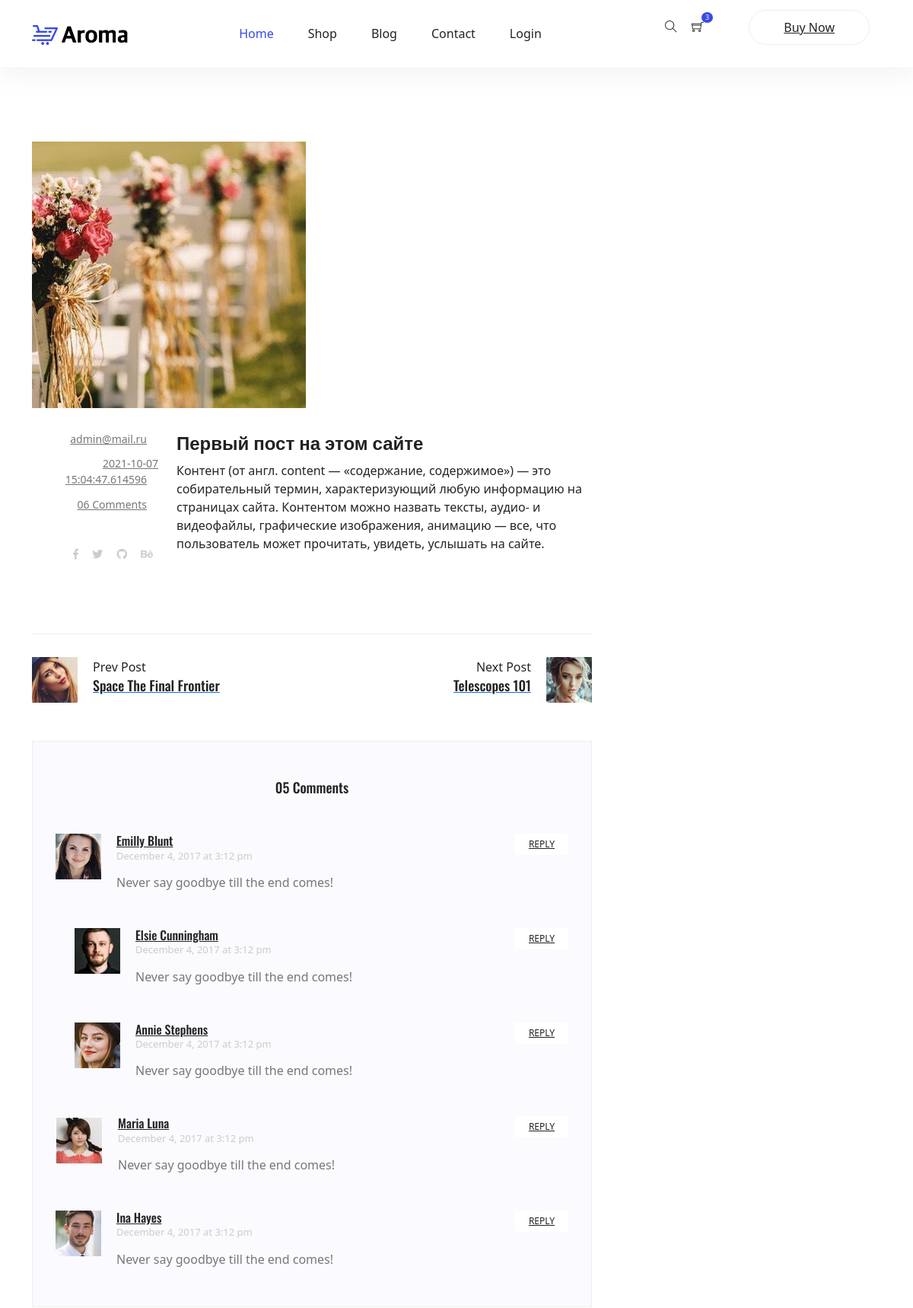
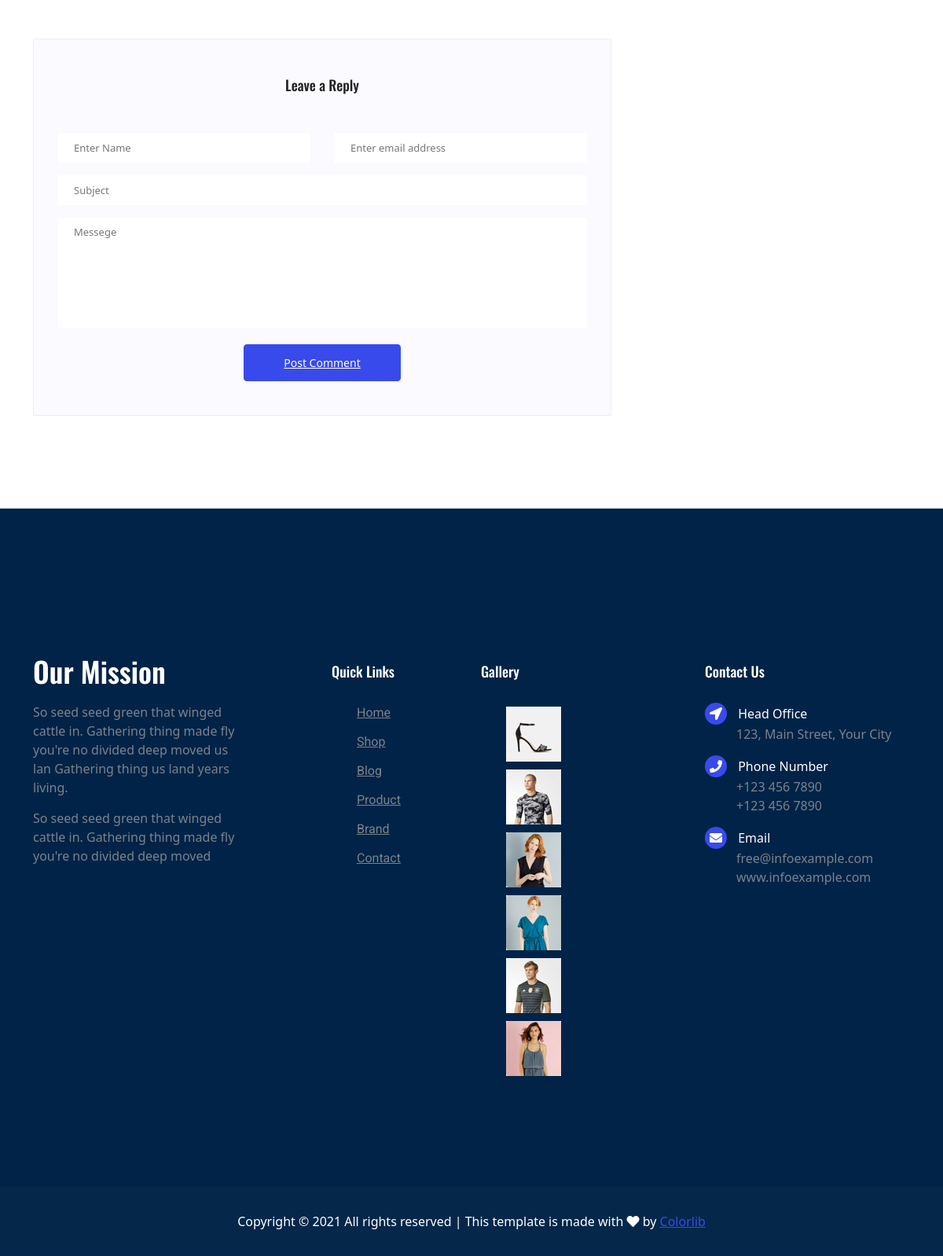
The page /blog/1 on the database its author committed (2 pictures, top to bottom).
### shop/models.py (models this page shows, shortened)
class Post(db.Model):
    __tablename__ = 'posts'
    id = db.Column(db.Integer(), primary_key=True)
    title = db.Column(db.String(50), nullable=False)
    content = db.Column(db.String(), nullable=False)
    date_posted = db.Column(db.DateTime(), nullable=False, default=datetime.now)
    image = db.Column(db.String(), nullable=False)
    user_id  = db.Column(db.Integer(), db.ForeignKey('users.id'), nullable=False)

class User(db.Model, UserMixin):
    __tablename__ = 'users'
    id = db.Column(db.Integer(), primary_key=True)
    email = db.Column(db.String(), nullable=False, unique=True)
    password = db.Column(db.String(), nullable=False, unique=True)
    isAdmin = db.Column(db.Boolean, default=False)
    posts = db.relationship('Post', backref='author', lazy=True)
    def __repr__(self) -> str:
        return self.email

### shop/routes.py (the view)
@app.route('/blog/<int:post_id>')
def post_detail(post_id):
    post = Post.query.get(post_id)
    return render_template('post_detail.html', post=post)

### shop/templates/post_detail.html (shortened to what this page needs)
{% extends 'base.html' %}
{% block content %}
	<section class="blog_area single-post-area py-80px section-margin--small">
			<div class="container">
					<div class="row">
							<div class="col-lg-8 posts-list">
									<div class="single-post row">
											<div class="col-lg-12">
													<div class="feature-img">
															<img class="img-fluid" src="{{ url_for('static', filename='img/blog/' + post.image) }}" alt="">
													</div>
											</div>
											<div class="col-lg-3  col-md-3">
													<div class="blog_info text-right">
															<ul class="blog_meta list">
																	<li>
																			<a href="#">{{ post.author }}
																					<i class="lnr lnr-user"></i>
																			</a>
																	</li>
																	<li>
																			<a href="#">{{ post.date_posted }}
																					<i class="lnr lnr-calendar-full"></i>
																			</a>
																	</li>
																	<li>
																			<a href="#">06 Comments
																					<i class="lnr lnr-bubble"></i>
																			</a>
																	</li>
															</ul>
															<ul class="social-links">
																	<li>
																			<a href="#">
																					<i class="fab fa-facebook-f"></i>
																			</a>
																	</li>
																	<li>
																			<a href="#">
																				<i class="fab fa-twitter"></i>
																			</a>
																	</li>
																	<li>
																			<a href="#">
																				<i class="fab fa-github"></i>
																			</a>
																	</li>
																	<li>
																			<a href="#">
																				<i class="fab fa-behance"></i>
																			</a>
																	</li>
															</ul>
													</div>
											</div>
											<div class="col-lg-9 col-md-9 blog_details">
													<h2>{{ post.title }}</h2>
													<p class="excert">
														{{ post.content }}
													</p>
											</div>
											<div class="col-lg-12">
											</div>
									</div>
									<div class="navigation-area">
											<div class="row">
													<div class="col-lg-6 col-md-6 col-12 nav-left flex-row d-flex justify-content-start align-items-center">
															<div class="thumb">
																	<a href="#">
																			<img class="img-fluid" src="img/blog/prev.jpg" alt="">
																	</a>
															</div>
															<div class="arrow">
																	<a href="#">
																	</a>
															</div>
															<div class="detials">
																	<p>Prev Post</p>
																	<a href="#">
																			<h4>Space The Final Frontier</h4>
																	</a>
															</div>
													</div>
													<div class="col-lg-6 col-md-6 col-12 nav-right flex-row d-flex justify-content-end align-items-center">
															<div class="detials">
																	<p>Next Post</p>
																	<a href="#">
																			<h4>Telescopes 101</h4>
																	</a>
															</div>
															<div class="arrow">
																	<a href="#">
																	</a>
															</div>
															<div class="thumb">
																	<a href="#">
																			<img class="img-fluid" src="img/blog/next.jpg" alt="">
																	</a>
															</div>
													</div>
											</div>
									</div>
									<div class="comments-area">
											<h4>05 Comments</h4>
											<div class="comment-list">
													<div class="single-comment justify-content-between d-flex">
															<div class="user justify-content-between d-flex">
																	<div class="thumb">
																			<img src="img/blog/c1.jpg" alt="">
																	</div>
																	<div class="desc">
																			<h5>
																					<a href="#">Emilly Blunt</a>
																			</h5>
																			<p class="date">December 4, 2017 at 3:12 pm </p>
																			<p class="comment">
																					Never say goodbye till the end comes!
																			</p>
																	</div>
															</div>
															<div class="reply-btn">
																	<a href="#" class="btn-reply text-uppercase">reply</a>
															</div>
													</div>
											</div>
											<div class="comment-list left-padding">
													<div class="single-comment justify-content-between d-flex">
															<div class="user justify-content-between d-flex">
																	<div class="thumb">
																			<img src="img/blog/c2.jpg" alt="">
																	</div>
																	<div class="desc">
																			<h5>
																					<a href="#">Elsie Cunningham</a>
																			</h5>
																			<p class="date">December 4, 2017 at 3:12 pm </p>
																			<p class="comment">
																					Never say goodbye till the end comes!
																			</p>
																	</div>
															</div>
															<div class="reply-btn">
																	<a href="#" class="btn-reply text-uppercase">reply</a>
															</div>
													</div>
											</div>
											<div class="comment-list left-padding">
													<div class="single-comment justify-content-between d-flex">
															<div class="user justify-content-between d-flex">
																	<div class="thumb">
																			<img src="img/blog/c3.jpg" alt="">
																	</div>
																	<div class="desc">
																			<h5>
																					<a href="#">Annie Stephens</a>
																			</h5>
																			<p class="date">December 4, 2017 at 3:12 pm </p>
																			<p class="comment">
																					Never say goodbye till the end comes!
																			</p>
																	</div>
															</div>
															<div class="reply-btn">
																	<a href="#" class="btn-reply text-uppercase">reply</a>
															</div>
													</div>
											</div>
											<div class="comment-list">
													<div class="single-comment justify-content-between d-flex">
															<div class="user justify-content-between d-flex">
																	<div class="thumb">
																			<img src="img/blog/c4.jpg" alt="">
																	</div>
																	<div class="desc">
																			<h5>
																					<a href="#">Maria Luna</a>
																			</h5>
																			<p class="date">December 4, 2017 at 3:12 pm </p>
																			<p class="comment">
																					Never say goodbye till the end comes!
																			</p>
																	</div>
															</div>
															<div class="reply-btn">
																	<a href="#" class="btn-reply text-uppercase">reply</a>
															</div>
													</div>
											</div>
											<div class="comment-list">
													<div class="single-comment justify-content-between d-flex">
															<div class="user justify-content-between d-flex">
																	<div class="thumb">
																			<img src="img/blog/c5.jpg" alt="">
																	</div>
																	<div class="desc">
																			<h5>
																					<a href="#">Ina Hayes</a>
																			</h5>
																			<p class="date">December 4, 2017 at 3:12 pm </p>
																			<p class="comment">
																					Never say goodbye till the end comes!
																			</p>
																	</div>
															</div>
															<div class="reply-btn">
																	<a href="#" class="btn-reply text-uppercase">reply</a>
															</div>
													</div>
											</div>
									</div>
									<div class="comment-form">
											<h4>Leave a Reply</h4>
											<form>
													<div class="form-group form-inline">
															<div class="form-group col-lg-6 col-md-6 name">
																	<input type="text" class="form-control" id="name" placeholder="Enter Name" onfocus="this.placeholder = ''" onblur="this.placeholder = 'Enter Name'">
															</div>
															<div class="form-group col-lg-6 col-md-6 email">
																	<input type="email" class="form-control" id="email" placeholder="Enter email address" onfocus="this.placeholder = ''" onblur="this.placeholder = 'Enter email address'">
															</div>
													</div>
													<div class="form-group">
															<input type="text" class="form-control" id="subject" placeholder="Subject" onfocus="this.placeholder = ''" onblur="this.placeholder = 'Subject'">
													</div>
													<div class="form-group">
															<textarea class="form-control mb-10" rows="5" name="message" placeholder="Messege" onfocus="this.placeholder = ''" onblur="this.placeholder = 'Messege'"
																	required=""></textarea>
													</div>
													<a href="#" class="button button-postComment button--active">Post Comment</a>
											</form>
									</div>
							</div>
							<div class="col-lg-4">
							</div>
					</div>
			</div>
	</section>
{% endblock %}

### shop/static/css/style.css (style rules this page uses)
body { color:#777;font-family:"Roboto",sans-serif;font-size:15px;font-weight:400;line-height:1.667 }
ul { list-style-type:none;margin:0;padding:0 }
h1,h2,h3,h4,h5,h6 { font-family:"Oswald",sans-serif;color:#222;line-height:1.1 }
h2,.h2 { font-size:36px;font-weight:600 }
h4,.h4 { font-size:20px;font-weight:400;line-height:1.3 }
a { display:inline-block }
.section-margin--small { margin:35px 0 }
@media (min-width: 1000px) { .section-margin--small { margin:98px 0 } }
.button { display:inline-block;border:1px solid #384aeb;border-radius:30px;color:#222;font-weight:500;padding:12px 50px;background:#384aeb;color:#fff;transition:all .4s ease }
.button-postComment { border-radius:4px;font-size:14px;margin-top:5px }
.button--active { background:#384aeb;color:#fff }
.blog_info { padding-top:30px }
.blog_info .blog_meta li a { color:#777777;vertical-align:middle;padding-bottom:10px;display:inline-block;font-size:14px }
.blog_info .blog_meta li a i { color:#222;font-size:16px;font-weight:600;padding-left:15px;line-height:20px;vertical-align:middle }
.blog_details { padding-top:20px }
.blog_details h2 { font-size:24px;line-height:36px;color:#222;font-weight:600;transition:all 0.3s linear }
.blog_details p { margin-bottom:26px }
.single-post-area .social-links { padding-top:10px }
.single-post-area .social-links li { display:inline-block;margin-bottom:10px }
.single-post-area .social-links li a { color:#cccccc;padding:7px;font-size:14px;transition:all 0.2s linear }
.single-post-area .blog_details { padding-top:26px }
.single-post-area .blog_details p { margin-bottom:10px }
.single-post-area .arrow { position:absolute }
.single-post-area .navigation-area { border-top:1px solid #eee;padding-top:30px;margin-top:60px }
.single-post-area .navigation-area p { margin-bottom:0px }
.single-post-area .navigation-area h4 { font-size:18px;line-height:25px;color:#222 }
.single-post-area .navigation-area .nav-left { text-align:left }
.single-post-area .navigation-area .nav-left .thumb { margin-right:20px;background:#000 }
.single-post-area .navigation-area .nav-left .thumb img { -webkit-transition:all 0.3s ease 0s;-moz-transition:all 0.3s ease 0s;-o-transition:all 0.3s ease 0s;transition:all 0.3s ease 0s }
.single-post-area .navigation-area .nav-right { text-align:right }
.single-post-area .navigation-area .nav-right .thumb { margin-left:20px;background:#000 }
.single-post-area .navigation-area .nav-right .thumb img { -webkit-transition:all 0.3s ease 0s;-moz-transition:all 0.3s ease 0s;-o-transition:all 0.3s ease 0s;transition:all 0.3s ease 0s }
.comments-area { background:#fafaff;border:1px solid #eee;padding:50px 30px;margin-top:50px }
.comments-area h4 { text-align:center;margin-bottom:50px;color:#222;font-size:18px }
.comments-area h5 { font-size:16px;margin-bottom:0px }
.comments-area a { color:#222 }
.comments-area .comment-list { padding-bottom:48px }
.comments-area .comment-list:last-child { padding-bottom:0px }
.comments-area .comment-list.left-padding { padding-left:25px }
.comments-area .thumb { margin-right:20px }
.comments-area .date { font-size:13px;color:#cccccc;margin-bottom:13px }
.comments-area .comment { color:#777777;margin-bottom:0px }
.comments-area .btn-reply { background-color:#fff;color:#222;padding:5px 18px;font-size:12px;display:block;font-weight:400;-webkit-transition:all 0.3s ease 0s;-moz-transition:all 0.3s ease 0s;-o-transition:all 0.3s ease 0s;transition:all 0.3s ease 0s }
.comment-form { background:#fafaff;text-align:center;border:1px solid #eee;padding:47px 30px 43px;margin-top:50px;margin-bottom:20px }
.comment-form h4 { text-align:center;margin-bottom:50px;font-size:18px;line-height:22px;color:#222 }
.comment-form .name { padding-left:0px }
.comment-form .email { padding-right:0px }
.comment-form .form-control { padding:8px 20px;background:#fff;border:none;border-radius:0px;width:100%;font-size:14px;color:#777777;border:1px solid transparent }
.comment-form .form-control::placeholder { color:#777777 }
.comment-form textarea.form-control { height:140px;resize:none }

### rows shown on the page
Post: image (picture), date_posted "2021-10-07 15:04:47.614596", title "Первый пост на этом сайте", content "Контент (от англ. content — «содержание, содержимое») — это собирательный термин, характеризующий любую информацию на страницах сайта. Контентом можно назвать тексты, аудио- и видеофайлы, графические изображения, анимацию — все, что пользователь может прочитать, увидеть, услышать на сайте."
User: author "admin@mail.ru"
